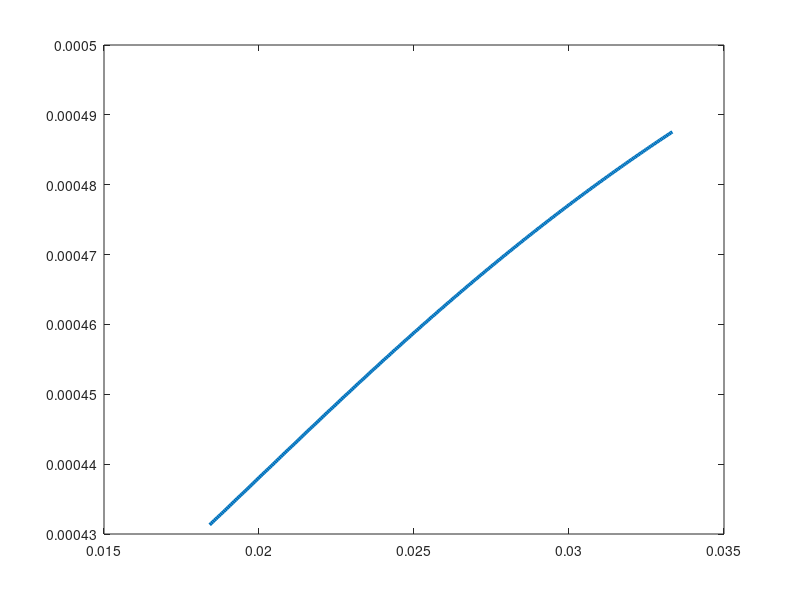

Reproduce this figure in MATLAB. (Note: this script raises an error after producing the figure.)
clear
clc
%改变Bxy=0.3 0.6 0.9 for a partially polarized source
sigma_S=0.01; %the effective beamwidth
delta_xx=0.02;
%delta_yy=0.045;
delta_yy=delta_xx/1.2;
Ax=1;
Ay=Ax;
Bxy=[0.3;
    0.6;
    0.9];
c=[0.2 0.1 0.5
    0.1 0.5 0.8
    0.6 1 0.4];
    %0.2 0.7 0.6
   % 0.8 0.7 0.3
%%
for i=1:3
  Bxy(i)=Bxy(i,:); 
min=((delta_xx^2+delta_yy^2)/2)^0.5;
max=((delta_xx*delta_yy)/Bxy(i))^0.5;
mmax=((delta_xx*delta_yy)/Bxy(1))^0.5+0.0001;
N=300;

delta_xy=linspace(min,max,N);                                                           
Sintillation_focus=zeros(N);
%delta_xy=min:0.0001:max;
%%
Sintillation_in=((Ax.^2).^2+2.*(Ax.*Ay.*Bxy(i)).^2+(Ay.^2).^2)./((Ax.^2+Ay^2).^2);
%%
omiga_xx=((1/(4*sigma_S^2))+(1/(delta_xx^2)))^(-0.5);
omiga_yy=((1/(4*sigma_S^2))+(1/(delta_yy^2)))^(-0.5);
omiga_xy=((1/(4.*sigma_S.^2))+(1./(delta_xy.^2))).^(-0.5);
Sintillation_focus=((Ax.*omiga_xx).^4+2.*(Ax.^2.*Ay.^2.*Bxy(i).^2.*omiga_xy.^4)+(Ay.*omiga_yy).^4)./((Ax.^2.*omiga_xx.^2+Ay^2.*omiga_yy).^2);
%P=( 1 - 4.*(Ax^2.*Ay^2.*omiga_xx.^2.*omiga_yy.^2  - Ax^2 .*Ay^2 .*Bxy.^2 .*omiga_xy.^4  )./(Ax^2.*omiga_xx.^2 + Ay^2.*omiga_yy.^2 )    )^0.5;
%Sintillation_focus=(1/2).*(1+P.^2);
%%
plot(delta_xy,Sintillation_focus,'Linewidth',2.5)
%%
ax = gca();
ax.YRuler.Exponent = -4; 
ax.YRuler.TickLabelFormat = '%.2f';

ax = gca();
ax.XRuler.Exponent = -2; 
ax.XRuler.TickLabelFormat = '%.2f';
%%
hold on
xlabel('\delta_{xy}','Fontsize',20,'Fontname','Times');
ylabel('\sigma_{\itF}^2','Fontsize',20,'Fontname','Times');
set(gca,'fontname','Times New Roman','FontSize',16);
set(gca,'fontname','Times New Roman','FontSize',16);
%%
%set(gca,'XTick',[min,0.033,0.036,0.039,0.042,0.045,mmax],'fontname','Times New Roman','FontSize',20);
%set(gca,'YTick',[0.5,0.6,0.7,0.8,0.9,1],'fontname','Times New Roman','FontSize',20);
%xlim([min,mmax]),
%ylim([0.5,1])

%set(gca,'xTickLabel',num2str(get(gca,'XTick')'))
%set(gca,'yTickLabel',num2str(get(gca,'YTick')'))
%xtickformat('%.4f')

%ylim([0,1]);
%set(gca,'Linewidth',3,'Fontname','Times','Fontsize',17,'Fontweight','Bold','Ytick',[0,0.5,1],'Color','blue',);
title('For a partially polarized source with A_{\itx}=A_{\ity}','fontname','Times New Roman','FontSize',20)

%%
%Ox=[min, max];
%Oy=[Sintillation_in, Sintillation_in];
%Oz=[1,2];
%plot(Ox,Oy,'Linewidth',2.5,'LineStyle','--','color',c(i,:));
%hold on
%p1.LineWidth = 1;
end

%%

%%
%hold on
legend('|B_{xy}|=0.3','|B_{xy}|=0.6','|B_{xy}|=0.9')
